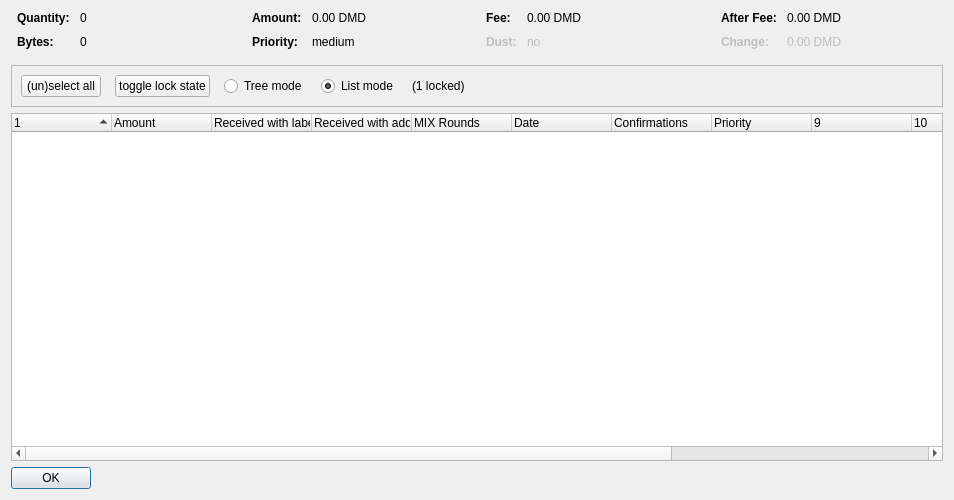
<?xml version="1.0" encoding="UTF-8"?>
<ui version="4.0">
 <class>CoinControlDialog</class>
 <widget class="QDialog" name="CoinControlDialog">
  <property name="geometry">
   <rect>
    <x>0</x>
    <y>0</y>
    <width>954</width>
    <height>500</height>
   </rect>
  </property>
  <property name="windowTitle">
   <string>Coin Selection</string>
  </property>
  <layout class="QVBoxLayout" name="verticalLayout">
   <item>
    <layout class="QHBoxLayout" name="horizontalLayoutTop" stretch="0,0,0,0">
     <property name="topMargin">
      <number>0</number>
     </property>
     <property name="bottomMargin">
      <number>10</number>
     </property>
     <item>
      <layout class="QFormLayout" name="formLayoutCoinControl1">
       <property name="horizontalSpacing">
        <number>10</number>
       </property>
       <property name="verticalSpacing">
        <number>10</number>
       </property>
       <property name="leftMargin">
        <number>6</number>
       </property>
       <property name="rightMargin">
        <number>6</number>
       </property>
       <item row="0" column="0">
        <widget class="QLabel" name="labelCoinControlQuantityText">
         <property name="font">
          <font>
           <weight>75</weight>
           <bold>true</bold>
          </font>
         </property>
         <property name="text">
          <string>Quantity:</string>
         </property>
        </widget>
       </item>
       <item row="0" column="1">
        <widget class="QLabel" name="labelCoinControlQuantity">
         <property name="cursor">
          <cursorShape>IBeamCursor</cursorShape>
         </property>
         <property name="contextMenuPolicy">
          <enum>Qt::ActionsContextMenu</enum>
         </property>
         <property name="text">
          <string notr="true">0</string>
         </property>
         <property name="textInteractionFlags">
          <set>Qt::LinksAccessibleByMouse|Qt::TextSelectableByKeyboard|Qt::TextSelectableByMouse</set>
         </property>
        </widget>
       </item>
       <item row="1" column="0">
        <widget class="QLabel" name="labelCoinControlBytesText">
         <property name="font">
          <font>
           <weight>75</weight>
           <bold>true</bold>
          </font>
         </property>
         <property name="text">
          <string>Bytes:</string>
         </property>
        </widget>
       </item>
       <item row="1" column="1">
        <widget class="QLabel" name="labelCoinControlBytes">
         <property name="cursor">
          <cursorShape>IBeamCursor</cursorShape>
         </property>
         <property name="contextMenuPolicy">
          <enum>Qt::ActionsContextMenu</enum>
         </property>
         <property name="text">
          <string notr="true">0</string>
         </property>
         <property name="textInteractionFlags">
          <set>Qt::LinksAccessibleByMouse|Qt::TextSelectableByKeyboard|Qt::TextSelectableByMouse</set>
         </property>
        </widget>
       </item>
      </layout>
     </item>
     <item>
      <layout class="QFormLayout" name="formLayoutCoinControl2">
       <property name="horizontalSpacing">
        <number>10</number>
       </property>
       <property name="verticalSpacing">
        <number>10</number>
       </property>
       <property name="leftMargin">
        <number>6</number>
       </property>
       <property name="rightMargin">
        <number>6</number>
       </property>
       <item row="0" column="0">
        <widget class="QLabel" name="labelCoinControlAmountText">
         <property name="font">
          <font>
           <weight>75</weight>
           <bold>true</bold>
          </font>
         </property>
         <property name="text">
          <string>Amount:</string>
         </property>
        </widget>
       </item>
       <item row="0" column="1">
        <widget class="QLabel" name="labelCoinControlAmount">
         <property name="cursor">
          <cursorShape>IBeamCursor</cursorShape>
         </property>
         <property name="contextMenuPolicy">
          <enum>Qt::ActionsContextMenu</enum>
         </property>
         <property name="text">
          <string notr="true">0.00 DMD</string>
         </property>
         <property name="textInteractionFlags">
          <set>Qt::LinksAccessibleByMouse|Qt::TextSelectableByKeyboard|Qt::TextSelectableByMouse</set>
         </property>
        </widget>
       </item>
       <item row="1" column="0">
        <widget class="QLabel" name="labelCoinControlPriorityText">
         <property name="font">
          <font>
           <weight>75</weight>
           <bold>true</bold>
          </font>
         </property>
         <property name="text">
          <string>Priority:</string>
         </property>
        </widget>
       </item>
       <item row="1" column="1">
        <widget class="QLabel" name="labelCoinControlPriority">
         <property name="cursor">
          <cursorShape>IBeamCursor</cursorShape>
         </property>
         <property name="contextMenuPolicy">
          <enum>Qt::ActionsContextMenu</enum>
         </property>
         <property name="text">
          <string>medium</string>
         </property>
         <property name="textInteractionFlags">
          <set>Qt::LinksAccessibleByMouse|Qt::TextSelectableByKeyboard|Qt::TextSelectableByMouse</set>
         </property>
        </widget>
       </item>
      </layout>
     </item>
     <item>
      <layout class="QFormLayout" name="formLayoutCoinControl3">
       <property name="horizontalSpacing">
        <number>10</number>
       </property>
       <property name="verticalSpacing">
        <number>10</number>
       </property>
       <property name="leftMargin">
        <number>6</number>
       </property>
       <property name="rightMargin">
        <number>6</number>
       </property>
       <item row="0" column="0">
        <widget class="QLabel" name="labelCoinControlFeeText">
         <property name="font">
          <font>
           <weight>75</weight>
           <bold>true</bold>
          </font>
         </property>
         <property name="text">
          <string>Fee:</string>
         </property>
        </widget>
       </item>
       <item row="0" column="1">
        <widget class="QLabel" name="labelCoinControlFee">
         <property name="cursor">
          <cursorShape>IBeamCursor</cursorShape>
         </property>
         <property name="contextMenuPolicy">
          <enum>Qt::ActionsContextMenu</enum>
         </property>
         <property name="text">
          <string notr="true">0.00 DMD</string>
         </property>
         <property name="textInteractionFlags">
          <set>Qt::LinksAccessibleByMouse|Qt::TextSelectableByKeyboard|Qt::TextSelectableByMouse</set>
         </property>
        </widget>
       </item>
       <item row="1" column="0">
        <widget class="QLabel" name="labelCoinControlLowOutputText">
         <property name="enabled">
          <bool>false</bool>
         </property>
         <property name="font">
          <font>
           <weight>75</weight>
           <bold>true</bold>
          </font>
         </property>
         <property name="text">
          <string>Dust:</string>
         </property>
        </widget>
       </item>
       <item row="1" column="1">
        <widget class="QLabel" name="labelCoinControlLowOutput">
         <property name="enabled">
          <bool>false</bool>
         </property>
         <property name="cursor">
          <cursorShape>IBeamCursor</cursorShape>
         </property>
         <property name="contextMenuPolicy">
          <enum>Qt::ActionsContextMenu</enum>
         </property>
         <property name="text">
          <string>no</string>
         </property>
         <property name="textInteractionFlags">
          <set>Qt::LinksAccessibleByMouse|Qt::TextSelectableByKeyboard|Qt::TextSelectableByMouse</set>
         </property>
        </widget>
       </item>
      </layout>
     </item>
     <item>
      <layout class="QFormLayout" name="formLayoutCoinControl4">
       <property name="horizontalSpacing">
        <number>10</number>
       </property>
       <property name="verticalSpacing">
        <number>10</number>
       </property>
       <property name="leftMargin">
        <number>6</number>
       </property>
       <property name="rightMargin">
        <number>6</number>
       </property>
       <item row="0" column="0">
        <widget class="QLabel" name="labelCoinControlAfterFeeText">
         <property name="font">
          <font>
           <weight>75</weight>
           <bold>true</bold>
          </font>
         </property>
         <property name="text">
          <string>After Fee:</string>
         </property>
        </widget>
       </item>
       <item row="0" column="1">
        <widget class="QLabel" name="labelCoinControlAfterFee">
         <property name="cursor">
          <cursorShape>IBeamCursor</cursorShape>
         </property>
         <property name="contextMenuPolicy">
          <enum>Qt::ActionsContextMenu</enum>
         </property>
         <property name="text">
          <string notr="true">0.00 DMD</string>
         </property>
         <property name="textInteractionFlags">
          <set>Qt::LinksAccessibleByMouse|Qt::TextSelectableByKeyboard|Qt::TextSelectableByMouse</set>
         </property>
        </widget>
       </item>
       <item row="1" column="0">
        <widget class="QLabel" name="labelCoinControlChangeText">
         <property name="enabled">
          <bool>false</bool>
         </property>
         <property name="font">
          <font>
           <weight>75</weight>
           <bold>true</bold>
          </font>
         </property>
         <property name="text">
          <string>Change:</string>
         </property>
        </widget>
       </item>
       <item row="1" column="1">
        <widget class="QLabel" name="labelCoinControlChange">
         <property name="enabled">
          <bool>false</bool>
         </property>
         <property name="cursor">
          <cursorShape>IBeamCursor</cursorShape>
         </property>
         <property name="contextMenuPolicy">
          <enum>Qt::ActionsContextMenu</enum>
         </property>
         <property name="text">
          <string notr="true">0.00 DMD</string>
         </property>
         <property name="textInteractionFlags">
          <set>Qt::LinksAccessibleByMouse|Qt::TextSelectableByKeyboard|Qt::TextSelectableByMouse</set>
         </property>
        </widget>
       </item>
      </layout>
     </item>
    </layout>
   </item>
   <item>
    <widget class="QFrame" name="frame">
     <property name="minimumSize">
      <size>
       <width>0</width>
       <height>40</height>
      </size>
     </property>
     <property name="frameShape">
      <enum>QFrame::StyledPanel</enum>
     </property>
     <property name="frameShadow">
      <enum>QFrame::Sunken</enum>
     </property>
     <layout class="QHBoxLayout" name="horizontalLayout">
      <item>
       <layout class="QHBoxLayout" name="horizontalLayoutPanel" stretch="0,0,0,0,0,0">
        <property name="spacing">
         <number>14</number>
        </property>
        <item>
         <widget class="QPushButton" name="pushButtonSelectAll">
          <property name="sizePolicy">
           <sizepolicy hsizetype="Maximum" vsizetype="Fixed">
            <horstretch>0</horstretch>
            <verstretch>0</verstretch>
           </sizepolicy>
          </property>
          <property name="text">
           <string>(un)select all</string>
          </property>
          <property name="autoDefault">
           <bool>false</bool>
          </property>
         </widget>
        </item>
        <item>
         <widget class="QPushButton" name="pushButtonToggleLock">
          <property name="sizePolicy">
           <sizepolicy hsizetype="Maximum" vsizetype="Fixed">
            <horstretch>0</horstretch>
            <verstretch>0</verstretch>
           </sizepolicy>
          </property>
          <property name="text">
           <string>toggle lock state</string>
          </property>
          <property name="autoDefault">
           <bool>false</bool>
          </property>
         </widget>
        </item>
        <item>
         <widget class="QRadioButton" name="radioTreeMode">
          <property name="sizePolicy">
           <sizepolicy hsizetype="Maximum" vsizetype="Fixed">
            <horstretch>0</horstretch>
            <verstretch>0</verstretch>
           </sizepolicy>
          </property>
          <property name="text">
           <string>Tree mode</string>
          </property>
         </widget>
        </item>
        <item>
         <widget class="QRadioButton" name="radioListMode">
          <property name="sizePolicy">
           <sizepolicy hsizetype="Maximum" vsizetype="Fixed">
            <horstretch>0</horstretch>
            <verstretch>0</verstretch>
           </sizepolicy>
          </property>
          <property name="text">
           <string>List mode</string>
          </property>
          <property name="checked">
           <bool>true</bool>
          </property>
         </widget>
        </item>
        <item>
         <widget class="QLabel" name="labelLocked">
          <property name="text">
           <string>(1 locked)</string>
          </property>
         </widget>
        </item>
        <item>
         <spacer name="horizontalSpacer">
          <property name="orientation">
           <enum>Qt::Horizontal</enum>
          </property>
          <property name="sizeHint" stdset="0">
           <size>
            <width>40</width>
            <height>20</height>
           </size>
          </property>
         </spacer>
        </item>
       </layout>
      </item>
     </layout>
    </widget>
   </item>
   <item>
    <widget class="CoinControlTreeWidget" name="treeWidget">
     <property name="contextMenuPolicy">
      <enum>Qt::CustomContextMenu</enum>
     </property>
     <property name="sortingEnabled">
      <bool>false</bool>
     </property>
     <property name="columnCount">
      <number>13</number>
     </property>
     <attribute name="headerShowSortIndicator" stdset="0">
      <bool>true</bool>
     </attribute>
     <attribute name="headerStretchLastSection">
      <bool>false</bool>
     </attribute>
     <column>
      <property name="text">
       <string/>
      </property>
     </column>
     <column>
      <property name="text">
       <string>Amount</string>
      </property>
     </column>
     <column>
      <property name="text">
       <string>Received with label</string>
      </property>
     </column>
     <column>
      <property name="text">
       <string>Received with address</string>
      </property>
     </column>
     <column>
      <property name="text">
       <string>MIX Rounds</string>
      </property>
     </column>
     <column>
      <property name="text">
       <string>Date</string>
      </property>
     </column>
     <column>
      <property name="text">
       <string>Confirmations</string>
      </property>
      <property name="toolTip">
       <string>Confirmed</string>
      </property>
     </column>
     <column>
      <property name="text">
       <string>Priority</string>
      </property>
     </column>
     <column>
      <property name="text">
       <string/>
      </property>
     </column>
     <column>
      <property name="text">
       <string/>
      </property>
     </column>
     <column>
      <property name="text">
       <string/>
      </property>
     </column>
     <column>
      <property name="text">
       <string/>
      </property>
     </column>
     <column>
      <property name="text">
       <string/>
      </property>
     </column>
    </widget>
   </item>
   <item>
    <widget class="QDialogButtonBox" name="buttonBox">
     <property name="sizePolicy">
      <sizepolicy hsizetype="Maximum" vsizetype="Fixed">
       <horstretch>0</horstretch>
       <verstretch>0</verstretch>
      </sizepolicy>
     </property>
     <property name="orientation">
      <enum>Qt::Horizontal</enum>
     </property>
     <property name="standardButtons">
      <set>QDialogButtonBox::Ok</set>
     </property>
    </widget>
   </item>
  </layout>
 </widget>
 <customwidgets>
  <customwidget>
   <class>CoinControlTreeWidget</class>
   <extends>QTreeWidget</extends>
   <header>coincontroltreewidget.h</header>
  </customwidget>
 </customwidgets>
 <resources/>
 <connections/>
</ui>
